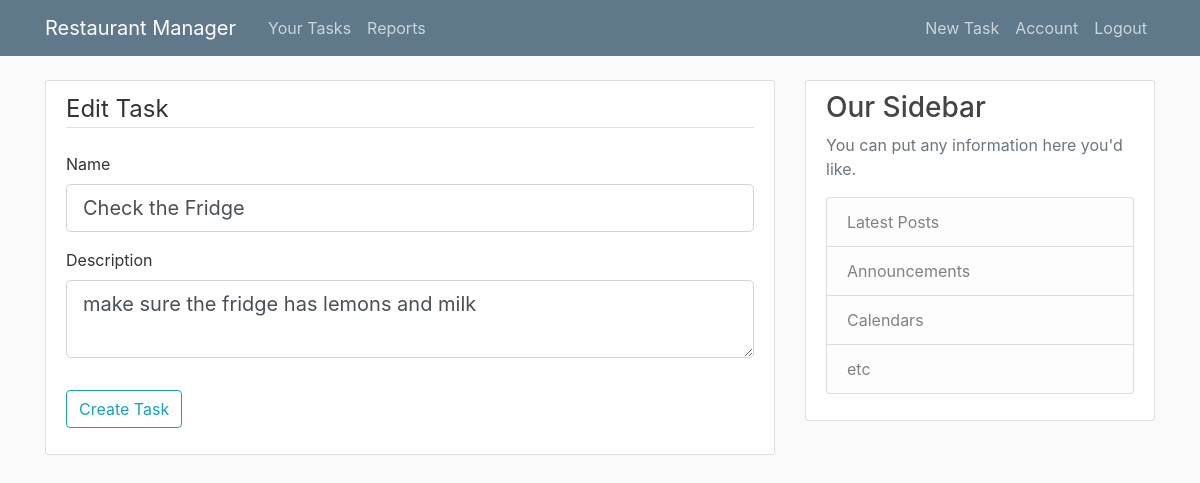
/task/7/update (signed in), run on the app's committed database.
### restaurantmanager/models.py (models this page shows, shortened)
class Task(db.Model):
    id = db.Column(db.Integer, primary_key=True)
    name = db.Column(db.String(30), nullable=False)
    description = db.Column(db.String(250), nullable=True)
    r_id = db.Column(db.Integer, db.ForeignKey('restaurant.id'), nullable=False)

### restaurantmanager/routes.py (the view)
@app.route('/task/<int:task_id>/update', methods=['GET', 'POST'])
@login_required
def update_task(task_id):
    task = Task.query.get_or_404(task_id)
    role = Role.query.filter_by(user_id=current_user.id).first()
    r_id = role.r_id
    if task.restaurant.id != r_id:
        abort(403)
    form = TaskForm()
    if form.validate_on_submit():
        task.name = form.name.data
        task.description = form.description.data
        db.session.commit()
        flash('Your task has been updated!', 'success')
        return redirect(url_for('task', task_id=task.id))
    elif request.method == 'GET':
        form.name.data = task.name
        form.description.data = task.description
    return render_template('create_task.html', title = 'Edit Task', form=form, legend='Edit Task')

### restaurantmanager/forms.py
class TaskForm(FlaskForm):
    name = StringField('Name', validators=[DataRequired()])
    description = TextAreaField('Description')
    submit = SubmitField('Create Task')

### restaurantmanager/models.py (called while the page is built)
@login_manager.user_loader
def load_user(user_id):
    return User.query.get(int(user_id))

### restaurantmanager/Templates/create_task.html (shortened to what this page needs)
{% extends "layout.html" %}
{% block content %}
    <div class="content-section">
        <form method="POST" action="">
                <fieldset class="form-group">
                        <legend class="border-bottom mb-4">{{ legend }}</legend>
                        <div class="form-group">
                            {{ form.name.label(class="form-control-label") }}
                            {% if form.name.errors %}
                                {{ form.name(class="form-control form-control-lg is-invalid") }}
                                <div class="invalid-feedback">
                                    {% for error in form.name.errors %}
                                        <span>{{ error }}</span>
                                    {% endfor %}
                                </div>
                            {% else %}
                                {{ form.name(class="form-control form-control-lg") }}
                            {% endif %}
                        </div>
                        <div class="form-group">
                            {{ form.description.label(class="form-control-label") }}
                            {% if form.description.errors %}
                                {{ form.description(class="form-control form-control-lg is-invalid") }}
                                <div class="invalid-feedback">
                                    {% for error in form.description.errors %}
                                        <span>{{ error }}</span>
                                    {% endfor %}
                                </div>
                            {% else %}
                                {{ form.description(class="form-control form-control-lg") }}
                            {% endif %}
                        </div>
                </fieldset>
                <div class="form-group">
                    {{ form.submit(class="btn btn-outline-info")}}
                </div>
        </form>
    </div>
{% endblock content %}

### restaurantmanager/static/main.css (style rules this page uses)
body { background: #fafafa; color: #333333; margin-top: 5rem; }
.content-section { background: #ffffff; padding: 10px 20px; border: 1px solid #dddddd; border-radius: 3px; margin-bottom: 20px; }

### data on the page
Task: name "Check the Fridge", description "make sure the fridge has lemons and milk"

### other printed values
{{ legend }} "Edit Task"
